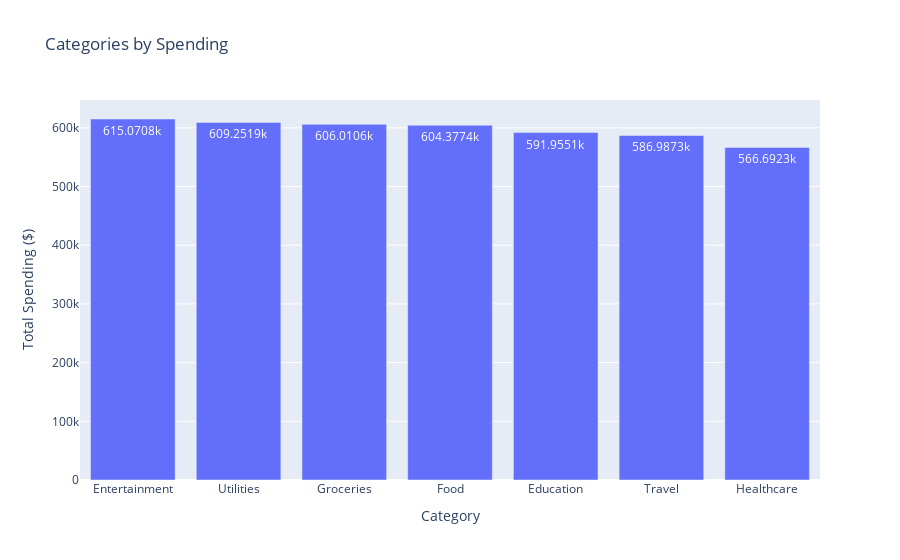

The code cell stored with this chart in its notebook:
### Markdown cell above
### *Category-wise spending trends*

### Code cell
category_spending = data.groupby('Category')['Amount'].sum().sort_values(ascending=False)

fig1 = px.bar(
    category_spending.reset_index(),
    x='Category',
    y='Amount',
    title='Categories by Spending',
    labels={'Amount': 'Total Spending ($)', 'Category': 'Category'},
    text_auto=True)
fig1.show()

### Figure 1 — Plotly figure (JSON) as saved in the notebook; plotly's stock layout.template omitted (floating-point values rounded to 4 significant figures)
{"data": [{"alignmentgroup": "True", "hovertemplate": "Category=%{x}<br>Total Spending ($)=%{y}<extra></extra>", "legendgroup": "", "marker": {"color": "#636efa", "pattern": {"shape": ""}}, "name": "", "offsetgroup": "", "orientation": "v", "showlegend": false, "textposition": "auto", "texttemplate": "%{y}", "type": "bar", "x": ["Entertainment", "Utilities", "Groceries", "Food", "Education", "Travel", "Healthcare"], "xaxis": "x", "y": [615100.0, 609300.0, 606000.0, 604400.0, 592000.0, 587000.0, 566700.0], "yaxis": "y"}], "layout": {"barmode": "relative", "legend": {"tracegroupgap": 0}, "title": {"text": "Categories by Spending"}, "xaxis": {"anchor": "y", "domain": [0, 1], "title": {"text": "Category"}}, "yaxis": {"anchor": "x", "domain": [0, 1], "title": {"text": "Total Spending ($)"}}}}
